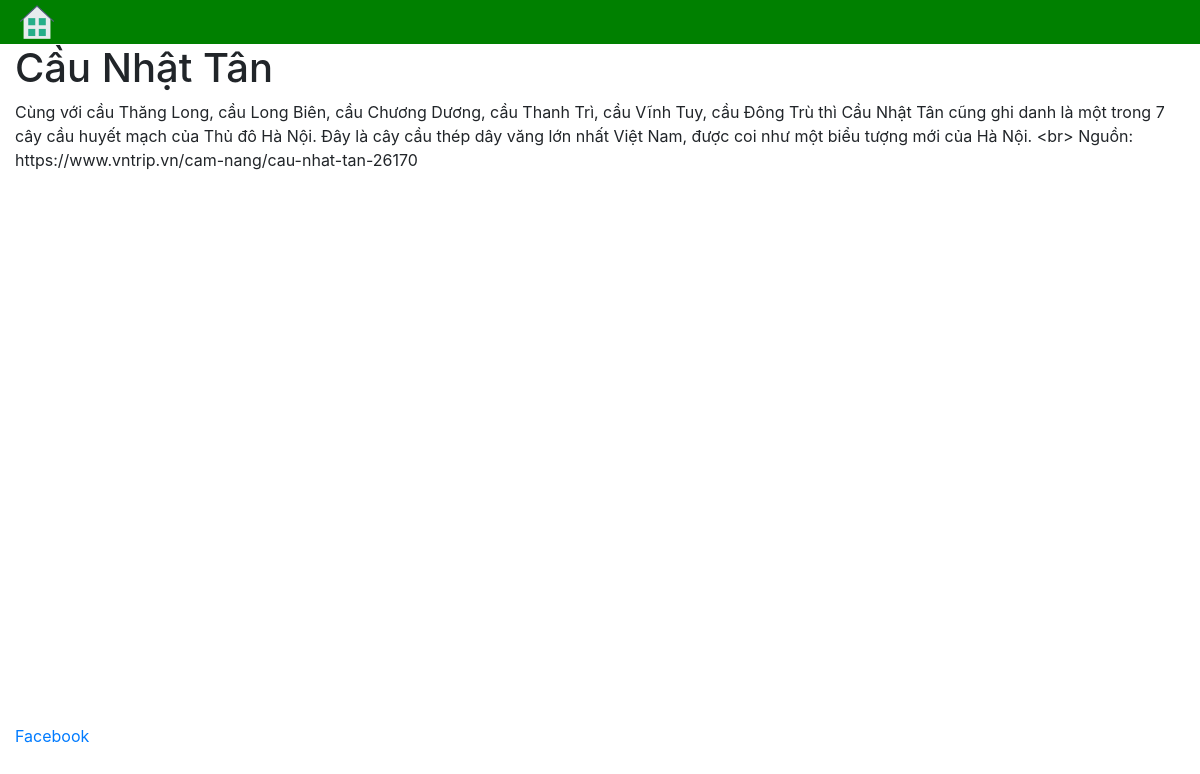
The page /16 on the database its author committed.
### home/models.py (models this page shows, shortened)
class Lanmark(models.Model):
    num = models.IntegerField()
    title = models.CharField(max_length=1000)
    body = models.TextField()
    date = models.DateTimeField(auto_now_add=True)
    image = models.ImageField(null=True)

### home/views.py (the view)
# urls.py: path('<int:id>', views.detail, name = 'detail'),
    def detail(self,request, id):
        lanmark = Lanmark.objects.get(id=id)
        print(id)
        return render(request, "pages/detail.html", {'lanmark':lanmark})

### home/templates/pages/detail.html (shortened to what this page needs)
{%extends "pages/base.html"%}
{% load staticfiles %}
{%block content %}
    <h1>{{lanmark.title}}</h1>
    <p>{{lanmark.body}}</p>
{%endblock%}

### home/templates/pages/base.html (style rules this page uses)
html, body { height: 100%; }

### rows shown on the page
Lanmark: title "Cầu Nhật Tân", body "Cùng với cầu Thăng Long, cầu Long Biên, cầu Chương Dương, cầu Thanh Trì, cầu Vĩnh Tuy, cầu Đông Trù thì Cầu Nhật Tân cũng ghi danh là một trong 7 cây cầu huyết mạch của Thủ đô Hà Nội. Đây là cây cầu thép dây văng lớn nhất Việt Nam, được coi như một biểu tượng mới của Hà Nội. <br> Nguồn: https://www.vntrip.vn/cam-nang/cau-nhat-tan-26170"
